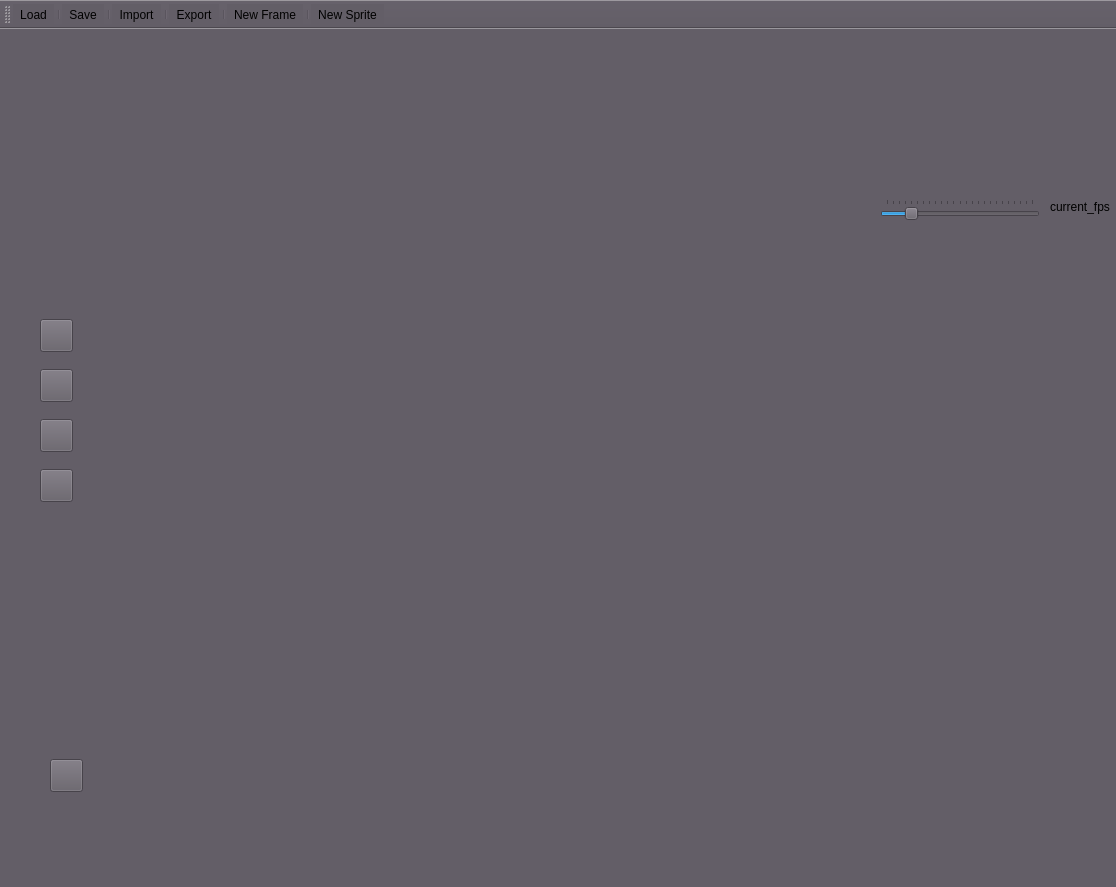
<?xml version="1.0" encoding="UTF-8"?>
<ui version="4.0">
 <class>MainWindow</class>
 <widget class="QMainWindow" name="MainWindow">
  <property name="geometry">
   <rect>
    <x>0</x>
    <y>0</y>
    <width>1116</width>
    <height>887</height>
   </rect>
  </property>
  <property name="mouseTracking">
   <bool>true</bool>
  </property>
  <property name="windowTitle">
   <string>Obey Your Thirst</string>
  </property>
  <property name="windowIcon">
   <iconset resource="obey your thirst graphics/oytg graphics.qrc">
    <normaloff>:/graphics/Sprite.png</normaloff>:/graphics/Sprite.png</iconset>
  </property>
  <property name="styleSheet">
   <string notr="true">background-color: rgb(99, 94, 103);</string>
  </property>
  <widget class="QWidget" name="centralwidget">
   <widget class="QWidget" name="widget" native="true">
    <property name="geometry">
     <rect>
      <x>120</x>
      <y>30</y>
      <width>640</width>
      <height>640</height>
     </rect>
    </property>
   </widget>
   <widget class="QWidget" name="widget_2" native="true">
    <property name="geometry">
     <rect>
      <x>900</x>
      <y>30</y>
      <width>120</width>
      <height>120</height>
     </rect>
    </property>
   </widget>
   <widget class="QToolButton" name="toolButton">
    <property name="geometry">
     <rect>
      <x>40</x>
      <y>390</y>
      <width>33</width>
      <height>33</height>
     </rect>
    </property>
    <property name="autoFillBackground">
     <bool>false</bool>
    </property>
    <property name="text">
     <string/>
    </property>
    <property name="icon">
     <iconset resource="obey your thirst graphics/oytg graphics.qrc">
      <normaloff>:/graphics/Color Wheel.png</normaloff>:/graphics/Color Wheel.png</iconset>
    </property>
    <property name="iconSize">
     <size>
      <width>32</width>
      <height>32</height>
     </size>
    </property>
    <property name="checkable">
     <bool>true</bool>
    </property>
   </widget>
   <widget class="QSlider" name="horizontalSlider">
    <property name="geometry">
     <rect>
      <x>880</x>
      <y>170</y>
      <width>160</width>
      <height>22</height>
     </rect>
    </property>
    <property name="acceptDrops">
     <bool>false</bool>
    </property>
    <property name="maximum">
     <number>24</number>
    </property>
    <property name="sliderPosition">
     <number>4</number>
    </property>
    <property name="orientation">
     <enum>Qt::Horizontal</enum>
    </property>
    <property name="tickPosition">
     <enum>QSlider::TicksAbove</enum>
    </property>
    <property name="tickInterval">
     <number>0</number>
    </property>
   </widget>
   <widget class="QWidget" name="widget_3" native="true">
    <property name="geometry">
     <rect>
      <x>120</x>
      <y>690</y>
      <width>640</width>
      <height>120</height>
     </rect>
    </property>
   </widget>
   <widget class="QPushButton" name="pushButton">
    <property name="geometry">
     <rect>
      <x>40</x>
      <y>290</y>
      <width>33</width>
      <height>33</height>
     </rect>
    </property>
    <property name="text">
     <string/>
    </property>
    <property name="icon">
     <iconset resource="obey your thirst graphics/oytg graphics.qrc">
      <normaloff>:/graphics/Pen-icon.png</normaloff>:/graphics/Pen-icon.png</iconset>
    </property>
    <property name="iconSize">
     <size>
      <width>32</width>
      <height>32</height>
     </size>
    </property>
    <property name="checkable">
     <bool>true</bool>
    </property>
   </widget>
   <widget class="QPushButton" name="pushButton_2">
    <property name="geometry">
     <rect>
      <x>40</x>
      <y>340</y>
      <width>33</width>
      <height>33</height>
     </rect>
    </property>
    <property name="text">
     <string/>
    </property>
    <property name="icon">
     <iconset resource="obey your thirst graphics/oytg graphics.qrc">
      <normaloff>:/graphics/eyedropper-icon.png</normaloff>:/graphics/eyedropper-icon.png</iconset>
    </property>
    <property name="iconSize">
     <size>
      <width>32</width>
      <height>32</height>
     </size>
    </property>
    <property name="checkable">
     <bool>true</bool>
    </property>
   </widget>
   <widget class="QPushButton" name="pushButton_3">
    <property name="geometry">
     <rect>
      <x>50</x>
      <y>730</y>
      <width>33</width>
      <height>33</height>
     </rect>
    </property>
    <property name="text">
     <string/>
    </property>
    <property name="icon">
     <iconset resource="obey your thirst graphics/oytg graphics.qrc">
      <normaloff>:/graphics/clone.png</normaloff>:/graphics/clone.png</iconset>
    </property>
    <property name="iconSize">
     <size>
      <width>32</width>
      <height>32</height>
     </size>
    </property>
   </widget>
   <widget class="QPushButton" name="pushButton_4">
    <property name="geometry">
     <rect>
      <x>40</x>
      <y>440</y>
      <width>33</width>
      <height>33</height>
     </rect>
    </property>
    <property name="text">
     <string/>
    </property>
    <property name="icon">
     <iconset resource="obey your thirst graphics/oytg graphics.qrc">
      <normaloff>:/graphics/sm-cut-onion.png</normaloff>:/graphics/sm-cut-onion.png</iconset>
    </property>
    <property name="iconSize">
     <size>
      <width>30</width>
      <height>30</height>
     </size>
    </property>
    <property name="checkable">
     <bool>true</bool>
    </property>
   </widget>
   <widget class="QWidget" name="widget_4" native="true">
    <property name="geometry">
     <rect>
      <x>780</x>
      <y>240</y>
      <width>321</width>
      <height>551</height>
     </rect>
    </property>
   </widget>
   <widget class="QLabel" name="label">
    <property name="geometry">
     <rect>
      <x>1050</x>
      <y>170</y>
      <width>61</width>
      <height>16</height>
     </rect>
    </property>
    <property name="text">
     <string>current_fps</string>
    </property>
   </widget>
  </widget>
  <widget class="QStatusBar" name="statusbar"/>
  <widget class="QToolBar" name="toolBar">
   <property name="windowTitle">
    <string>toolBar</string>
   </property>
   <property name="iconSize">
    <size>
     <width>32</width>
     <height>32</height>
    </size>
   </property>
   <property name="toolButtonStyle">
    <enum>Qt::ToolButtonTextBesideIcon</enum>
   </property>
   <attribute name="toolBarArea">
    <enum>TopToolBarArea</enum>
   </attribute>
   <attribute name="toolBarBreak">
    <bool>false</bool>
   </attribute>
   <addaction name="actionLoad"/>
   <addaction name="separator"/>
   <addaction name="actionSave"/>
   <addaction name="separator"/>
   <addaction name="actionImport"/>
   <addaction name="separator"/>
   <addaction name="actionExport"/>
   <addaction name="separator"/>
   <addaction name="actionNewFrame"/>
   <addaction name="separator"/>
   <addaction name="actionNewSprite"/>
  </widget>
  <action name="actionSave">
   <property name="icon">
    <iconset resource="obey your thirst graphics/oytg graphics.qrc">
     <normaloff>:/graphics/Lime-icon.png</normaloff>:/graphics/Lime-icon.png</iconset>
   </property>
   <property name="text">
    <string>Save</string>
   </property>
   <property name="toolTip">
    <string>Save Sprite</string>
   </property>
  </action>
  <action name="actionImport">
   <property name="icon">
    <iconset resource="obey your thirst graphics/oytg graphics.qrc">
     <normaloff>:/graphics/layer-import-icon.png</normaloff>:/graphics/layer-import-icon.png</iconset>
   </property>
   <property name="text">
    <string>Import</string>
   </property>
   <property name="toolTip">
    <string>Import Sprite Sheet</string>
   </property>
  </action>
  <action name="actionExport">
   <property name="icon">
    <iconset resource="obey your thirst graphics/oytg graphics.qrc">
     <normaloff>:/graphics/table-export-icon.png</normaloff>:/graphics/table-export-icon.png</iconset>
   </property>
   <property name="text">
    <string>Export</string>
   </property>
   <property name="toolTip">
    <string>Export Sprite to GIF</string>
   </property>
  </action>
  <action name="actionLoad">
   <property name="icon">
    <iconset resource="obey your thirst graphics/oytg graphics.qrc">
     <normaloff>:/graphics/Lemon-icon.png</normaloff>:/graphics/Lemon-icon.png</iconset>
   </property>
   <property name="text">
    <string>Load</string>
   </property>
   <property name="toolTip">
    <string>Load Sprite Sheet</string>
   </property>
  </action>
  <action name="actionColorSelect">
   <property name="icon">
    <iconset resource="obey your thirst graphics/oytg graphics.qrc">
     <normaloff>:/graphics/Color Wheel.png</normaloff>:/graphics/Color Wheel.png</iconset>
   </property>
   <property name="text">
    <string>ColorSelect</string>
   </property>
   <property name="toolTip">
    <string>Color Selector</string>
   </property>
  </action>
  <action name="actionNewFrame">
   <property name="icon">
    <iconset resource="obey your thirst graphics/oytg graphics.qrc">
     <normaloff>:/graphics/new-file-icon.png</normaloff>:/graphics/new-file-icon.png</iconset>
   </property>
   <property name="text">
    <string>New Frame</string>
   </property>
   <property name="toolTip">
    <string>Add New Frame</string>
   </property>
  </action>
  <action name="actionNewSprite">
   <property name="icon">
    <iconset resource="obey your thirst graphics/oytg graphics.qrc">
     <normaloff>:/graphics/Sprite.png</normaloff>:/graphics/Sprite.png</iconset>
   </property>
   <property name="text">
    <string>New Sprite</string>
   </property>
   <property name="toolTip">
    <string>New Sprite</string>
   </property>
  </action>
 </widget>
 <resources>
  <include location="obey your thirst graphics/oytg graphics.qrc"/>
 </resources>
 <connections/>
</ui>
